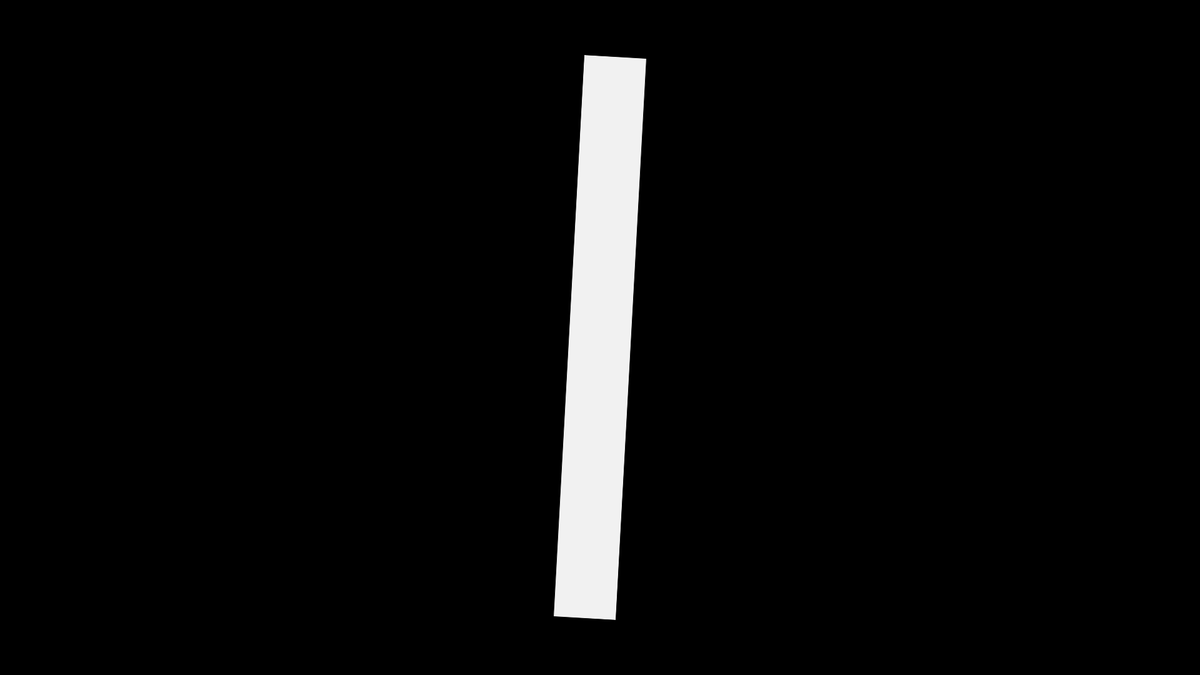
Frame 1 (no input)
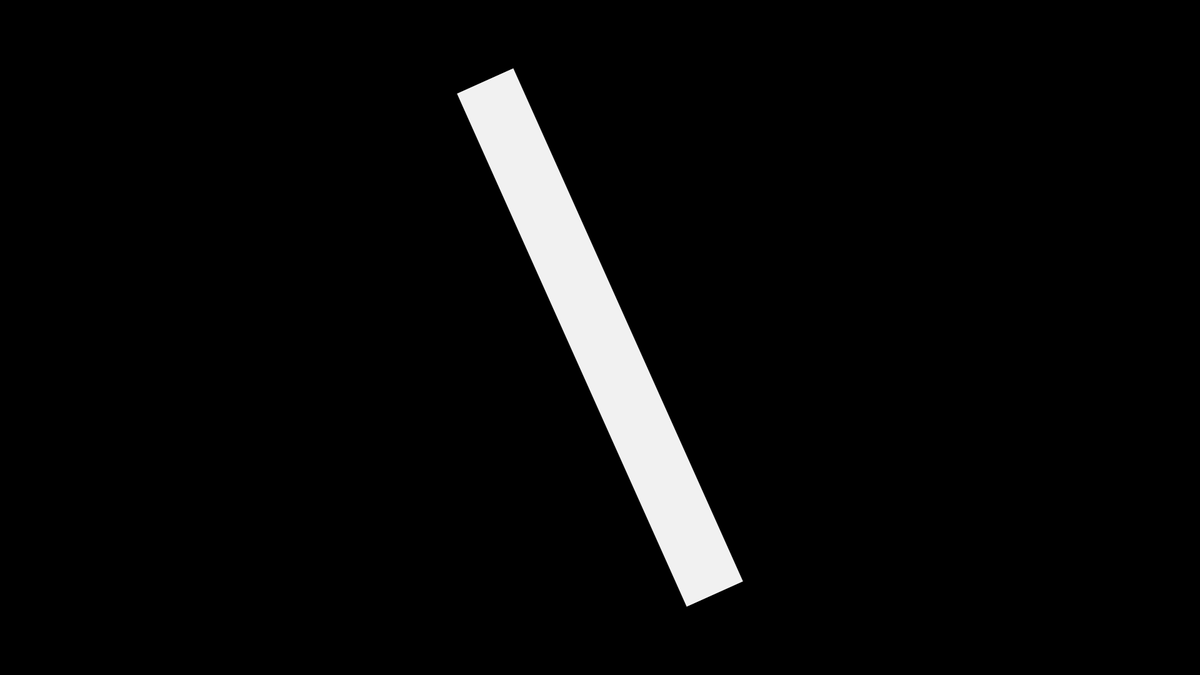
Frame 60 (the mouse pressed at the canvas centre just before this capture)
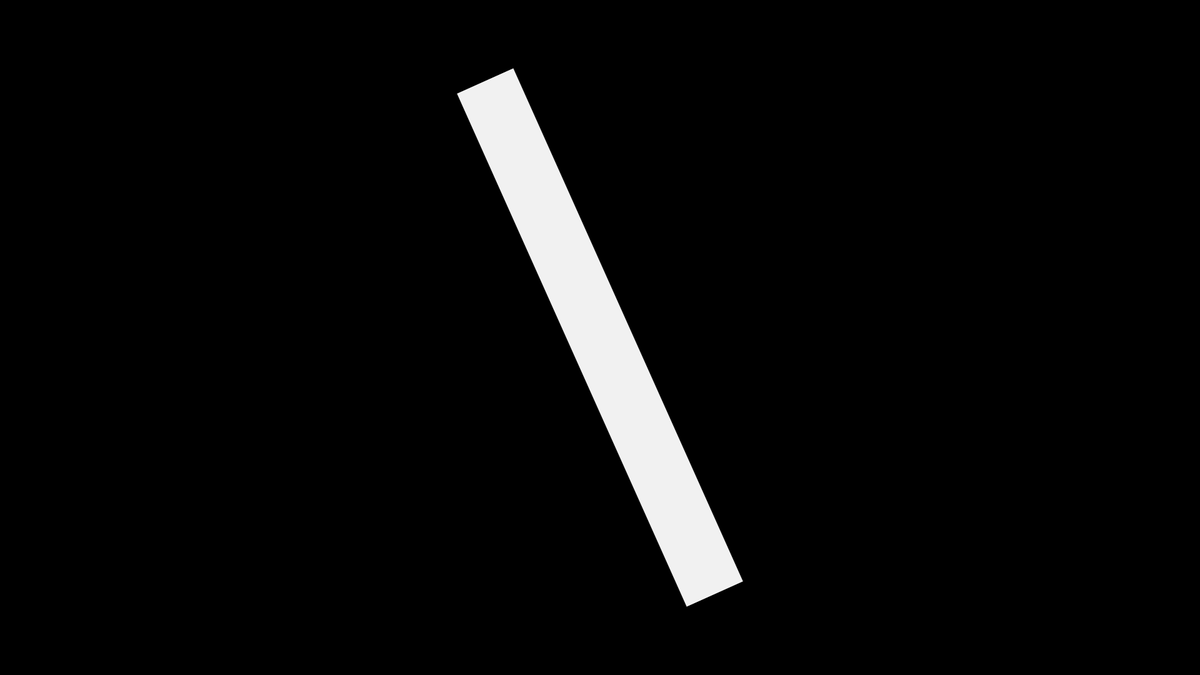
Frame 120 (the mouse held since frame 60 and released just before this capture)

The Processing sketch that drew these frames (run headless with seeded random() and noise(); from frame 60 on, the mouse is pressed at the canvas centre):

// Processing sketch: wave_rotation
// ── wave_rotation.pde
void setup() {
  size(1920, 1080); 
  rectMode(CENTER);
}

void draw() {
  background(0);
  fill(#F1F1F1);
  
  float wave = sin(radians(frameCount)) * 180;

  push();
  translate(width/2, height/2);
  rotate(radians(wave));
  rect(0,0,100,900);
  pop();
}
